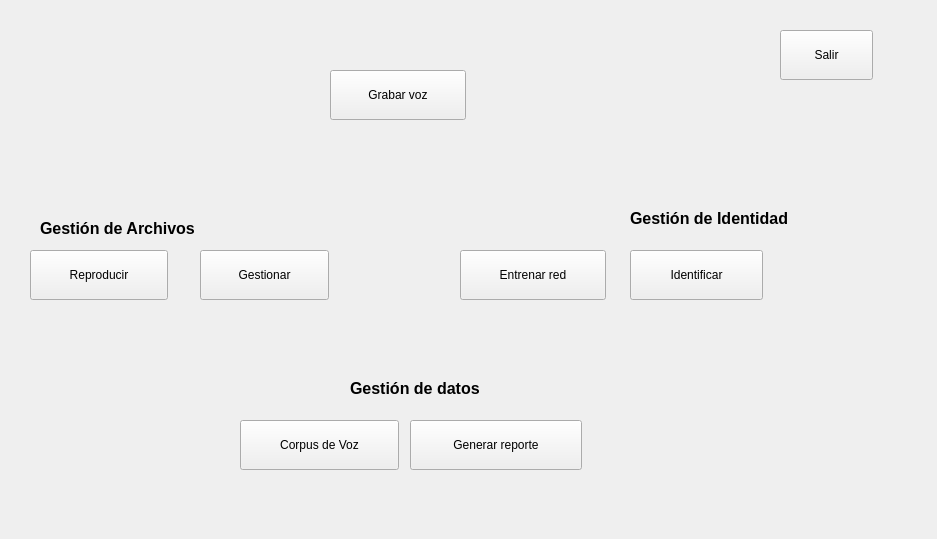
<?xml version="1.0" encoding="UTF-8"?>
<ui version="4.0">
 <class>Widget</class>
 <widget class="QWidget" name="Widget">
  <property name="geometry">
   <rect>
    <x>0</x>
    <y>0</y>
    <width>937</width>
    <height>539</height>
   </rect>
  </property>
  <property name="windowTitle">
   <string>Sistema de Reconocimiento de Voz</string>
  </property>
  <property name="windowIcon">
   <iconset>
    <normaloff>../../practica-build-desktop/images/lip_analysis_icon.png</normaloff>../../practica-build-desktop/images/lip_analysis_icon.png</iconset>
  </property>
  <widget class="QPushButton" name="manageButton">
   <property name="geometry">
    <rect>
     <x>200</x>
     <y>250</y>
     <width>129</width>
     <height>50</height>
    </rect>
   </property>
   <property name="text">
    <string>Gestionar</string>
   </property>
   <property name="icon">
    <iconset>
     <normaloff>../../practica-build-desktop/images/documents.png</normaloff>../../practica-build-desktop/images/documents.png</iconset>
   </property>
   <property name="iconSize">
    <size>
     <width>40</width>
     <height>40</height>
    </size>
   </property>
  </widget>
  <widget class="QPushButton" name="trainingButton">
   <property name="geometry">
    <rect>
     <x>460</x>
     <y>250</y>
     <width>146</width>
     <height>50</height>
    </rect>
   </property>
   <property name="text">
    <string>Entrenar red</string>
   </property>
   <property name="icon">
    <iconset resource="resources/tvr-res.qrc">
     <normaloff>:/mainIcons/images/1300738264_Network.png</normaloff>:/mainIcons/images/1300738264_Network.png</iconset>
   </property>
   <property name="iconSize">
    <size>
     <width>40</width>
     <height>40</height>
    </size>
   </property>
  </widget>
  <widget class="QLabel" name="label">
   <property name="geometry">
    <rect>
     <x>40</x>
     <y>220</y>
     <width>161</width>
     <height>17</height>
    </rect>
   </property>
   <property name="font">
    <font>
     <pointsize>12</pointsize>
     <weight>75</weight>
     <bold>true</bold>
    </font>
   </property>
   <property name="text">
    <string>Gestión de Archivos</string>
   </property>
  </widget>
  <widget class="QPushButton" name="close">
   <property name="geometry">
    <rect>
     <x>780</x>
     <y>30</y>
     <width>93</width>
     <height>50</height>
    </rect>
   </property>
   <property name="text">
    <string>Salir</string>
   </property>
   <property name="icon">
    <iconset resource="resources/tvr-res.qrc">
     <normaloff>:/mainIcons/images/desktop.png</normaloff>:/mainIcons/images/desktop.png</iconset>
   </property>
   <property name="iconSize">
    <size>
     <width>40</width>
     <height>40</height>
    </size>
   </property>
  </widget>
  <widget class="QPushButton" name="playerButton">
   <property name="geometry">
    <rect>
     <x>30</x>
     <y>250</y>
     <width>138</width>
     <height>50</height>
    </rect>
   </property>
   <property name="text">
    <string>Reproducir</string>
   </property>
   <property name="icon">
    <iconset resource="resources/tvr-res.qrc">
     <normaloff>:/mainIcons/images/music.png</normaloff>:/mainIcons/images/music.png</iconset>
   </property>
   <property name="iconSize">
    <size>
     <width>40</width>
     <height>40</height>
    </size>
   </property>
  </widget>
  <widget class="QLabel" name="label_3">
   <property name="geometry">
    <rect>
     <x>350</x>
     <y>380</y>
     <width>141</width>
     <height>17</height>
    </rect>
   </property>
   <property name="font">
    <font>
     <pointsize>12</pointsize>
     <weight>75</weight>
     <bold>true</bold>
    </font>
   </property>
   <property name="text">
    <string>Gestión de datos</string>
   </property>
  </widget>
  <widget class="QPushButton" name="reportButton">
   <property name="geometry">
    <rect>
     <x>410</x>
     <y>420</y>
     <width>172</width>
     <height>50</height>
    </rect>
   </property>
   <property name="text">
    <string>Generar reporte</string>
   </property>
   <property name="icon">
    <iconset resource="resources/tvr-res.qrc">
     <normaloff>:/mainIcons/images/todos.png</normaloff>:/mainIcons/images/todos.png</iconset>
   </property>
   <property name="iconSize">
    <size>
     <width>40</width>
     <height>40</height>
    </size>
   </property>
  </widget>
  <widget class="QPushButton" name="identifyButton">
   <property name="geometry">
    <rect>
     <x>630</x>
     <y>250</y>
     <width>133</width>
     <height>50</height>
    </rect>
   </property>
   <property name="text">
    <string>Identificar</string>
   </property>
   <property name="icon">
    <iconset resource="resources/tvr-res.qrc">
     <normaloff>:/mainIcons/images/home.png</normaloff>:/mainIcons/images/home.png</iconset>
   </property>
   <property name="iconSize">
    <size>
     <width>40</width>
     <height>40</height>
    </size>
   </property>
  </widget>
  <widget class="QPushButton" name="recorder">
   <property name="geometry">
    <rect>
     <x>330</x>
     <y>70</y>
     <width>136</width>
     <height>50</height>
    </rect>
   </property>
   <property name="text">
    <string>Grabar voz</string>
   </property>
   <property name="icon">
    <iconset resource="resources/tvr-res.qrc">
     <normaloff>:/mainIcons/images/microphone-icon.jpg</normaloff>:/mainIcons/images/microphone-icon.jpg</iconset>
   </property>
   <property name="iconSize">
    <size>
     <width>40</width>
     <height>40</height>
    </size>
   </property>
  </widget>
  <widget class="QPushButton" name="pushButton">
   <property name="geometry">
    <rect>
     <x>240</x>
     <y>420</y>
     <width>159</width>
     <height>50</height>
    </rect>
   </property>
   <property name="baseSize">
    <size>
     <width>5</width>
     <height>5</height>
    </size>
   </property>
   <property name="cursor">
    <cursorShape>ArrowCursor</cursorShape>
   </property>
   <property name="autoFillBackground">
    <bool>true</bool>
   </property>
   <property name="text">
    <string>Corpus de Voz</string>
   </property>
   <property name="icon">
    <iconset resource="resources/tvr-res.qrc">
     <normaloff>:/mainIcons/images/group.png</normaloff>:/mainIcons/images/group.png</iconset>
   </property>
   <property name="iconSize">
    <size>
     <width>40</width>
     <height>40</height>
    </size>
   </property>
  </widget>
  <widget class="QLabel" name="label_2">
   <property name="geometry">
    <rect>
     <x>630</x>
     <y>210</y>
     <width>161</width>
     <height>17</height>
    </rect>
   </property>
   <property name="font">
    <font>
     <pointsize>12</pointsize>
     <weight>75</weight>
     <bold>true</bold>
    </font>
   </property>
   <property name="text">
    <string>Gestión de Identidad</string>
   </property>
  </widget>
 </widget>
 <layoutdefault spacing="6" margin="11"/>
 <resources>
  <include location="resources/tvr-res.qrc"/>
 </resources>
 <connections>
  <connection>
   <sender>close</sender>
   <signal>clicked()</signal>
   <receiver>Widget</receiver>
   <slot>close()</slot>
   <hints>
    <hint type="sourcelabel">
     <x>852</x>
     <y>54</y>
    </hint>
    <hint type="destinationlabel">
     <x>704</x>
     <y>107</y>
    </hint>
   </hints>
  </connection>
  <connection>
   <sender>recorder</sender>
   <signal>clicked()</signal>
   <receiver>Widget</receiver>
   <slot>openRecord()</slot>
   <hints>
    <hint type="sourcelabel">
     <x>410</x>
     <y>98</y>
    </hint>
    <hint type="destinationlabel">
     <x>468</x>
     <y>269</y>
    </hint>
   </hints>
  </connection>
  <connection>
   <sender>pushButton</sender>
   <signal>clicked()</signal>
   <receiver>Widget</receiver>
   <slot>conectar()</slot>
   <hints>
    <hint type="sourcelabel">
     <x>272</x>
     <y>447</y>
    </hint>
    <hint type="destinationlabel">
     <x>102</x>
     <y>426</y>
    </hint>
   </hints>
  </connection>
  <connection>
   <sender>identifyButton</sender>
   <signal>clicked()</signal>
   <receiver>Widget</receiver>
   <slot>openIdentifier()</slot>
   <hints>
    <hint type="sourcelabel">
     <x>698</x>
     <y>281</y>
    </hint>
    <hint type="destinationlabel">
     <x>810</x>
     <y>347</y>
    </hint>
   </hints>
  </connection>
 </connections>
 <slots>
  <slot>conectar()</slot>
  <slot>openRecord()</slot>
  <slot>abrir()</slot>
  <slot>openIdentifier()</slot>
 </slots>
</ui>
